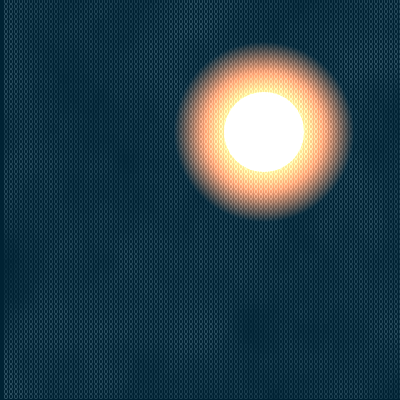
Frame 1 (no input)
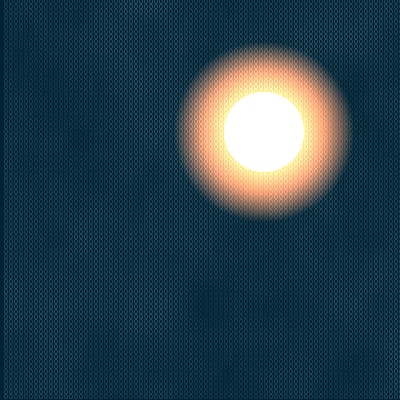
Frame 60 (no input)
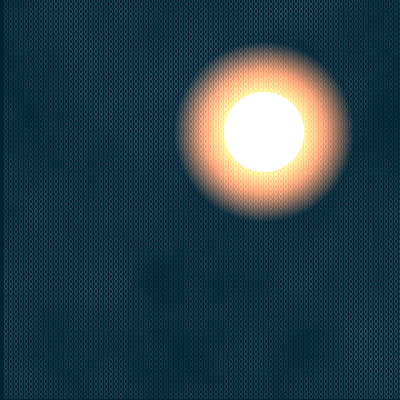
Frame 120 (the mouse pressed at the canvas centre since frame 60)

The p5.js sketch that drew these frames (run headless with seeded random() and noise() and a simulated clock; from frame 60 on, the mouse is pressed at the canvas centre):

// p5.js sketch
// ── sketch.js
let xoff, yoff;

function setup() {
  createCanvas(400, 400);
  colorMode(HSB, 360, 100, 100, 1);

  rectMode(CENTER);
  xoff = 0.01;
  yoff = 0.01;
}

function draw() {
  blendMode(BLEND);
  background(200, 100, 20);

  blendMode(ADD);

  noStroke();
  for (let i = 180; i > 75; i = i - 1) {
    fill(30, 80, 30, 0.05);
    ellipse(width * 0.66, height * 0.33, i, i);
  }
  fill(255, 0.4);
  ellipse(width * 0.66, height * 0.33, 80, 80);

  //clouds
  noiseDetail(7, 0.6);
  for (let x = width - 1; x > 2; x -= 5) {
    for (let y = height - 1; y > 2; y -= 5) {
      let n = map(noise(x * 0.01 + xoff, y * 0.0075 + yoff), 0, 1, 0, 42);
      fill(n, 0.8);
      textSize(7);
      text('0',x, y);
    }
  }

  xoff += 0.008;
  yoff += 0.003;
}
